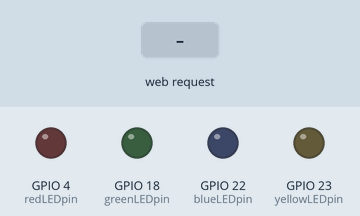
This sketch was run on a simulated ESP32. On the bench: output pins drawn as LEDs (lit = HIGH). Dashed ring = blinking. Inputs (shaded band) come from the test bench. WiFi joins after 1.5 s; servers stay silent unless stated; random numbers use the default seed unless the sketch sets one; not simulated (calls return 0 or success): secret.h; what the sketch prints to the serial monitor is not drawn.

Above: at 1.6 s.
2.8 s: HTTP request GET /yellow received
At 4.3 s:
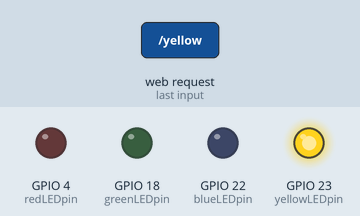
At 5.26 s:
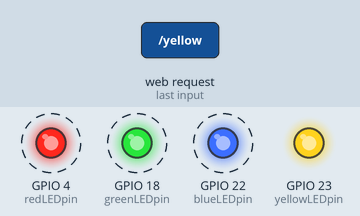
5.8 s: HTTP request GET /reset received
8.7 s: HTTP request GET /red received
At 9.97 s:
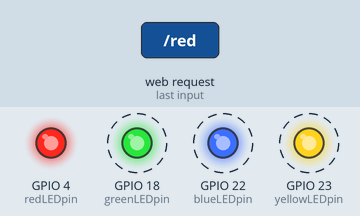
Timing chart, 0 to 17.7 s (numbered marks = the images above; inputs shaded):
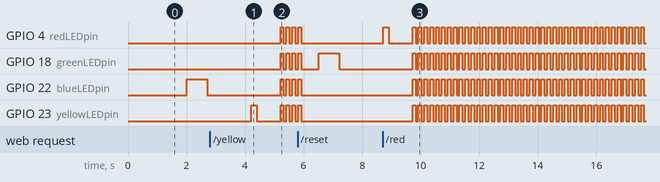

Measured:
- after the input at 2.8 s, GPIO 4 (redLEDpin), GPIO 18 (greenLEDpin), GPIO 22 (blueLEDpin): alternates HIGH for 0.10 s and LOW for 0.10 s, starting after 2.4 s; GPIO 23 (yellowLEDpin): LOW → HIGH after 1.4 s, → LOW 0.20 s later, → HIGH 0.81 s later, → LOW 0.10 s later, … (8 changes in this stretch)
- after the input at 8.7 s, GPIO 4 (redLEDpin): goes HIGH 0.20 s, LOW 0.81 s, 39 × (HIGH 0.10 s, LOW 0.10 s), HIGH 0.10 s, then LOW, starting at once; GPIO 18 (greenLEDpin), GPIO 22 (blueLEDpin), GPIO 23 (yellowLEDpin): alternates HIGH for 0.10 s and LOW for 0.10 s, starting after 1.0 s

The sketch:

memory_game.ino
```cpp
#include <WiFi.h>
#include <WebServer.h>
#include <vector>
#include <secret.h>

//defines each pin corresponding to color of led
#define blueLEDpin 22
#define redLEDpin 4
#define greenLEDpin 18
#define yellowLEDpin 23


//creates web server that listens on port 80
WebServer server(80);

//html for the webpage with buttons corresponding to physical leds
String htmlPage = R"rawliteral(
  <html>
  <head>
  <title>Memory Game ESP32</title>
  </head>
  <body>
  <h1>Buttons</h1>
  <button onclick="sendClick('/yellow')" style = "background-color: yellow; border-radius: 12px; padding: 10px 20px; font-size: 16px; border: none;">Yellow</button>
  <button onclick="sendClick('/green')" style = "background-color: green; border-radius: 12px; padding: 10px 20px; font-size: 16px; border: none;">Green</button>
  <button onclick="sendClick('/red')" style = "background-color: red; border-radius: 12px; padding: 10px 20px; font-size: 16px; border: none;">Red</button>
  <button onclick="sendClick('/blue')" style = "background-color: blue; border-radius: 12px; padding: 10px 20px; font-size: 16px; border: none;">Blue</button><br><br>
  <button onclick="fetch('/reset')">Reset Game</button>
  </body>
  </html>

  <script>
  let clickLocked = false;
  function sendClick(path){
    if (clickLocked) return;
    clickLocked = true;
    fetch(path).then(() => {
      setTimeout(() => {clickLocked = false }, 300);
    });
  }
  </script>
)rawliteral";

//arrays for memory of the game and each gpio for the corresponding pins
std::vector<int> memory;
std::vector<int> pins = {yellowLEDpin, greenLEDpin, redLEDpin, blueLEDpin};

//variables for the game to ensure the server only listens once per click and keeps track of answer and game state
volatile int answer = 0;
volatile bool clicked = false;
volatile bool clicked_lock = false;
volatile bool game_over = false;
volatile bool accepting_clicks = false;


//handle root of server

void handleRoot() {
  server.send(200, "text/html", htmlPage);
}

// handles logic when yellow button is pressed on webpage
void handleYellow(){
  //checks prerequisites to ensure server is sending correct answer to esp32
  if(accepting_clicks && !clicked_lock && answer == -1){
  answer = yellowLEDpin;
  clicked = true;
  clicked_lock = true;
  digitalWrite(answer, HIGH);
  delay(200);
  digitalWrite(answer, LOW);
  Serial.println("Yellow clicked");
  Serial.print("Answer set to: ");
  Serial.println(answer);
  }
  else{
    Serial.println("Yellow not registered");
  }
  // communicates with server to ensure it listens once per click
  server.send(200, "text/plain", "OK");
}

//handles logic when green button is pressed on webpage
void handleGreen(){
  if(accepting_clicks && !clicked_lock && answer == -1){
  answer = greenLEDpin;
  clicked = true;
  clicked_lock = true;
  digitalWrite(answer, HIGH);
  delay(200);
  digitalWrite(answer, LOW);
  Serial.println("Green clicked");
  Serial.print("Answer set to: ");
  Serial.println(answer);
  }
  else{
    Serial.println("Green not registered");
  }

  server.send(200, "text/plain", "OK");
}

//handles logic when red button is pressed on webpage
void handleRed(){
  if(accepting_clicks && !clicked_lock && answer == -1){
  answer = redLEDpin;
  clicked = true;
  clicked_lock = true;
  digitalWrite(answer, HIGH);
  delay(200);
  digitalWrite(answer, LOW);
  Serial.println("Red clicked");
  Serial.print("Answer set to: ");
  Serial.println(answer);
  }
  else{
    Serial.println("Red not registered");
  }

  server.send(200, "text/plain", "OK");
}

//handles logic when blue button is pressed on webpage
void handleBlue(){
  if(accepting_clicks && !clicked_lock && answer == -1){
  answer = blueLEDpin;
  clicked = true;
  clicked_lock = true;
  digitalWrite(answer, HIGH);
  delay(200);
  digitalWrite(answer, LOW);
  Serial.println("Blue clicked");
  Serial.print("Answer set to: ");
  Serial.println(answer);
  }
  else{
    Serial.println("Blue not registered");
  }

  server.send(200, "text/plain", "OK");
}

// handles logic for reseting the game
void handleReset(){
  game_over = false;
  clicked = false;
  memory.clear();
  digitalWrite(blueLEDpin, LOW);
  digitalWrite(redLEDpin, LOW);
  digitalWrite(yellowLEDpin, LOW);
  digitalWrite(greenLEDpin, LOW);
}

// helper function for to let user know when they got something in the sequence wrong
void gameOver(){

  digitalWrite(blueLEDpin, HIGH);
  digitalWrite(yellowLEDpin, HIGH);
  digitalWrite(redLEDpin, HIGH);
  digitalWrite(greenLEDpin, HIGH);
  delay(100);
  digitalWrite(blueLEDpin, LOW);
  digitalWrite(redLEDpin, LOW);
  digitalWrite(yellowLEDpin, LOW);
  digitalWrite(greenLEDpin, LOW);
  delay(100);
}

void setup() {
  // put your setup code here, to run once:

  Serial.begin(9600);

  // begin wifi server
  WiFi.begin(WIFI_SSID, WIFI_PASSWORD);

  // tells server which function to call depending on the path
  server.on("/", handleRoot);

  server.on("/yellow", handleYellow);

  server.on("/green", handleGreen);

  server.on("/red", handleRed);

  server.on("/blue", handleBlue);

  server.on("/reset", handleReset);


  // checks if wifi is connected
  while(WiFi.status() != WL_CONNECTED){
    Serial.print('.');
    delay(500);
  }


  Serial.println("\nConnected to WiFi");
  Serial.print("IP: ");
  Serial.print(WiFi.localIP());


  // begins the server
  server.begin();


  // sets leds to output
  pinMode(blueLEDpin, OUTPUT);
  pinMode(redLEDpin, OUTPUT);
  pinMode(greenLEDpin, OUTPUT);
  pinMode(yellowLEDpin, OUTPUT);
}

void loop() {
  // put your main code here, to run repeatedly:
  // creates random id to choose which led to turn on and appends it to memory array for later comparison
  server.handleClient();
  int id = random(0, 4);
  memory.push_back(pins[id]);
  delay(500);
  // turns on leds in order. an additional random led is turned on every iteration to test users memory
  for(int i = 0; i< memory.size(); i += 1){
    digitalWrite(memory[i], HIGH);
    delay(700);
    digitalWrite(memory[i], LOW);
    delay(500);
  }
  delay(1000);

  //after the sequence of leds is shown, this allows users to press the corresponding buttons in the same order.
  int i = 0;
  game_over = false;
  while(i < memory.size()){
    answer = -1;
    clicked = false;
    clicked_lock = false;
    accepting_clicks = true;
    //when user hasn't clicked a button server is listening for a click
    while(!clicked){
      server.handleClient();
      delay(10);
    }

    accepting_clicks = false;

    // checks if button clicked on webpage wasn't equal to the led that lit up in the part of the sequence. if this conditional is true the game is over.
    if (answer != memory[i]){
        game_over = true;
      }

    delay(300);
    i += 1;
    delay(500);

    //breaks the loop when user gets one wrong
    if(game_over){
      break;
    }

  }
  //flashed all leds in a quick on off fasion until user presses reset game button. this notifies the user they got one wrong.
  while(game_over){
    server.handleClient();
    gameOver();
  }

}
```
